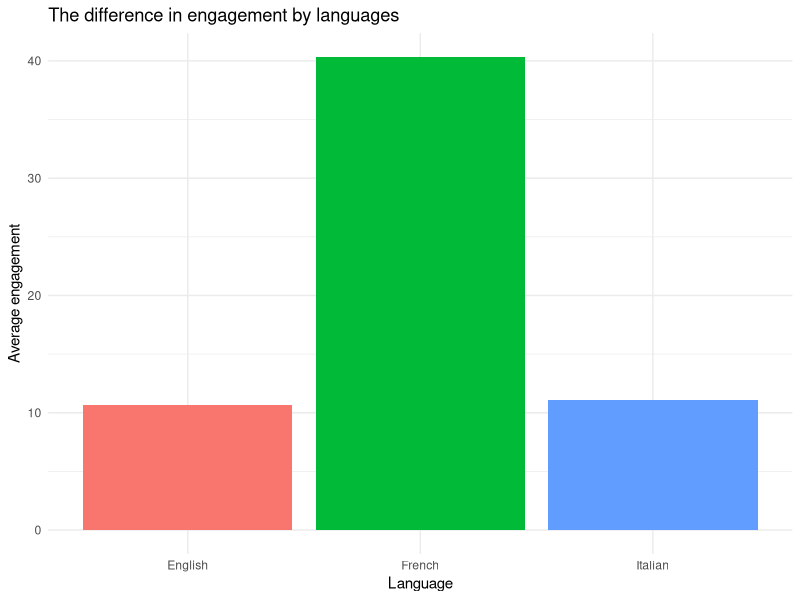

Here is the R script that generated this plot:
## ---- chunk 1
knitr::opts_chunk$set(echo = TRUE)
## ---- chunk 2
library(dplyr)
library(ggplot2)
## ---- chunk 3
data <- read.csv("cleaned_dataset.csv")
## ---- chunk 4
#convert counts to numeric columns
convert_to_number <- function(value) {
  as.numeric(gsub('\"', '', value))
}
data$likes_count <- sapply(data$likes_count, convert_to_number)
data$played_count <- sapply(data$played_count, convert_to_number)
data$quotes_count <- sapply(data$quotes_count, convert_to_number)
data$retweets_count <- sapply(data$retweets_count, convert_to_number)
data$replies_count<- sapply(data$replies_count, convert_to_number)
data <- data %>%
  mutate(engagement = likes_count + played_count + quotes_count + retweets_count +
                          replies_count)
## ---- chunk 5
data_plot <- data %>%
  group_by(language) %>%
  summarize(engagement_mean = mean(engagement))

ggplot(data_plot, aes(x = language, y = engagement_mean)) + 
  geom_col(aes(fill = language)) + labs(x = "Language", 
                                         y = "Average engagement",
                                         title = "The difference in engagement by languages") + 
  theme_minimal() + theme(legend.position = "none") +
  scale_x_discrete(labels = c("English", "French", "Italian"))
